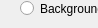
              <widget class="QWidget" name="PBKGMOG">
               <property name="geometry">
                <rect>
                 <x>0</x>
                 <y>0</y>
                 <width>98</width>
                 <height>28</height>
                </rect>
               </property>
               <attribute name="label">
                <string>Background Subtractor MOG</string>
               </attribute>
               <widget class="QRadioButton" name="RBTMOG">
                <property name="geometry">
                 <rect>
                  <x>20</x>
                  <y>0</y>
                  <width>171</width>
                  <height>17</height>
                 </rect>
                </property>
                <property name="text">
                 <string>Background Subtractor MOG</string>
                </property>
               </widget>
               <widget class="QLabel" name="label_31">
                <property name="geometry">
                 <rect>
                  <x>50</x>
                  <y>30</y>
                  <width>47</width>
                  <height>13</height>
                 </rect>
                </property>
                <property name="text">
                 <string>History: </string>
                </property>
               </widget>
               <widget class="QSpinBox" name="SBHistoryMOG">
                <property name="geometry">
                 <rect>
                  <x>110</x>
                  <y>20</y>
                  <width>75</width>
                  <height>25</height>
                 </rect>
                </property>
                <property name="maximum">
                 <number>10000</number>
                </property>
                <property name="value">
                 <number>200</number>
                </property>
               </widget>
               <widget class="QSpinBox" name="SBMixtures">
                <property name="geometry">
                 <rect>
                  <x>110</x>
                  <y>50</y>
                  <width>75</width>
                  <height>25</height>
                 </rect>
                </property>
                <property name="maximum">
                 <number>200</number>
                </property>
                <property name="value">
                 <number>5</number>
                </property>
               </widget>
               <widget class="QLabel" name="label_34">
                <property name="geometry">
                 <rect>
                  <x>40</x>
                  <y>50</y>
                  <width>71</width>
                  <height>20</height>
                 </rect>
                </property>
                <property name="text">
                 <string># Mixtures: </string>
                </property>
               </widget>
               <widget class="QDoubleSpinBox" name="DSBRatio">
                <property name="geometry">
                 <rect>
                  <x>110</x>
                  <y>80</y>
                  <width>75</width>
                  <height>25</height>
                 </rect>
                </property>
                <property name="maximum">
                 <double>1000.000000000000000</double>
                </property>
                <property name="value">
                 <double>0.700000000000000</double>
                </property>
               </widget>
               <widget class="QLabel" name="label_35">
                <property name="geometry">
                 <rect>
                  <x>10</x>
                  <y>80</y>
                  <width>101</width>
                  <height>20</height>
                 </rect>
                </property>
                <property name="text">
                 <string>Background Ratio:</string>
                </property>
               </widget>
               <widget class="QSpinBox" name="SBNoise">
                <property name="geometry">
                 <rect>
                  <x>110</x>
                  <y>110</y>
                  <width>75</width>
                  <height>25</height>
                 </rect>
                </property>
                <property name="maximum">
                 <number>100</number>
                </property>
               </widget>
               <widget class="QLabel" name="label_36">
                <property name="geometry">
                 <rect>
                  <x>30</x>
                  <y>110</y>
                  <width>71</width>
                  <height>20</height>
                 </rect>
                </property>
                <property name="text">
                 <string>Noise Sigma:</string>
                </property>
               </widget>
              </widget>
